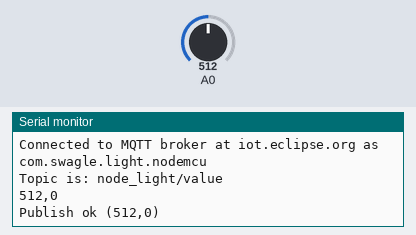
A sketch run on a simulated ESP8266 (NodeMCU). Shown: the last lines printed to the serial monitor. Inputs (shaded band) come from the test bench; at power-on: A0 = 512. WiFi joins after 1.5 s; servers stay silent unless stated; no MQTT or app messages arrive unless stated.

Above: at 2.8 s.
2.9 s: A0 set to 716
At 12.0 s:
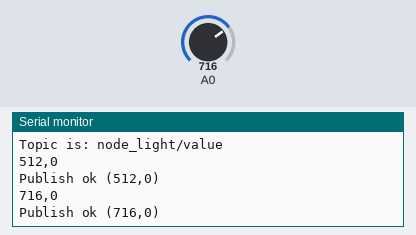
12.9 s: A0 set to 810
At 22.0 s:
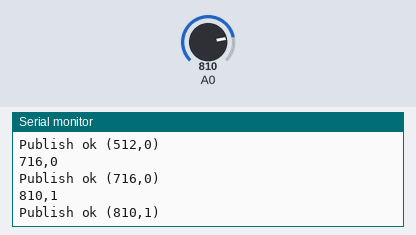

The sketch:

Node_MQTT_light.ino
```cpp
#include <PubSubClient.h>
#include <ESP8266WiFi.h>

// Wifi configuration
const char* ssid = "CMU";
const char* password = "serhansatya";

// mqtt configuration
const char* server = "iot.eclipse.org";
const char* topic = "node_light/value";
const char* ack_topic = "ack/value";
const char* clientName = "com.swagle.light.nodemcu";

int value;
int percent;
int ack;
int training_done;
String payload;

WiFiClient wifiClient;
PubSubClient client(wifiClient);

void wifiConnect() {
    Serial.println();
    Serial.print("Connecting to ");
    Serial.println(ssid);
    WiFi.begin(ssid, password);
    while (WiFi.status() != WL_CONNECTED) {
        delay(500);
        Serial.print(".");
    }
    Serial.println("");
    Serial.print("WiFi connected.");
    Serial.print("IP address: ");
    Serial.println(WiFi.localIP());
    if (client.connect(clientName)) {
        Serial.print("Connected to MQTT broker at ");
        Serial.print(server);
        Serial.print(" as ");
        Serial.println(clientName);
        Serial.print("Topic is: ");
        Serial.println(topic);
    }
    else {
        Serial.println("MQTT connect failed");
        Serial.println("Will reset and try again...");
        abort();
    }
}
void mqttReConnect() {
    while (!client.connected()) {
        Serial.print("Attempting MQTT connection...");
        // Attempt to connect
        if (client.connect(clientName)) {
            Serial.println("connected");
            client.subscribe(ack_topic);
        } else {
            Serial.print("failed, rc=");
            Serial.print(client.state());
            Serial.println(" try again in 5 seconds");
            delay(5000);
        }
    }
}

void callback(char* ack_topic, byte* payload, unsigned int length) {
    Serial.print(ack_topic);
}

void setup() {
    Serial.begin(9600);
    client.setServer(server, 1883);
    client.setCallback(callback);
    wifiConnect();
    //client.subscribe(ack_topic);
    delay(10);
}

void loop() {
    mqttReConnect();
    client.loop();
    int light_act;
    light_act = 0;
    value = analogRead(A0);
    if(value > 800){
     light_act = 1;
    }
    //int light_vals[2] = {value,light_act}
    String s_light_act = String(light_act);
    String s_value = String(value);
    String payload = String(s_value+","+s_light_act);
    Serial.println(payload);

    if (client.connected()) {
        if (client.publish(topic, (char*) payload.c_str())) {
            Serial.print("Publish ok (");
            Serial.print(payload);
            Serial.println(")");
        } else {
            Serial.println("Publish failed");
        }
    } else {
        mqttReConnect();
    }
    delay(10000);
}
```

Measured:
- after the input at 2.9 s, the serial monitor: prints a new line after 8.7 s (image 1)
- after the input at 12.9 s, the serial monitor: prints a new line after 8.7 s (image 2)
